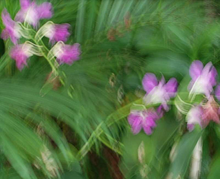
%> input picture deblurring_l0_v0/flower1.bmp, 220 x 179 px, shrunk from 401 x 326 before the run
$ octave demo_l0_single.m   (GNU Octave 9; MATLAB toolbox functions it lacks are replaced by stand-ins)
%> lines starting %> are read from the running program, lines starting %| are printed output that depends on the picture
### deblurring_l0/preparedata.m
function [B_org,B] = preparedata(img_name)

B_org = imread(img_name);
%> B_org is the input picture: size 179x220x3 uint8; mean R, G, B 89.2, 115, 72.5


if size(B_org,3)==3
    B = rgb2gray(B_org);
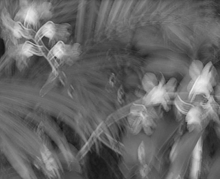
%> B: size 179x220 uint8; min 18, max 238, mean 102.4
    B = double(B)/255;
%> B: size 179x220 double
else
    B = double(B_org)/255;
end

end

### deblurring_l0_v0/initial_weights.m
function lambda_scale = initial_weights(B)
%input:
% B: blurry images, in [0,255]
%output:
% Ms: mask for smooth region

if max(B(:)) < 2
    B = B*255;
end

threshold = 1;

n = size(B,3);
%> n = 1
fsize = 5;
gfilter = fspecial('gaussian',[fsize,fsize],sqrt(2));
Bx = zeros(size(B));
By = zeros(size(B));
for ii = 1:n
    % denoise using Gaussian filter
    B(:,:,ii) = imfilter(B(:,:,ii),gfilter,'same', 'replicate');
    Bx(:,:,ii) = imfilter(B(:,:,ii), [0 -1 1], 'same', 'replicate');
    By(:,:,ii) = imfilter(B(:,:,ii), [0;-1;1], 'same', 'replicate');
end
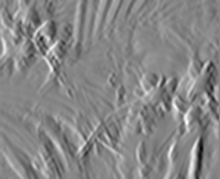
%> Bx: size 179x220 double; min -32.51, max 28.94, mean 0; drawn with min black and max white
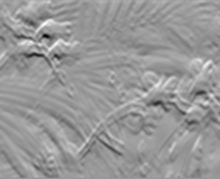
%> By: size 179x220 double; min -37.42, max 25.05, mean -0.1; drawn with min black and max white
% compute gradient
G = sqrt(Bx.^2+By.^2);
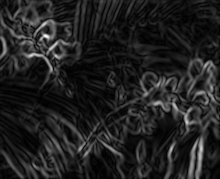
%> G: size 179x220 double; min 0, max 39.46, mean 5.1; drawn with min black and max white
G = min(G,[],3);

lambda_scale = sum(G(:)<=threshold)/numel(G); %min_lambda
%> lambda_scale = 0.0802

end

### deblurring_l0_v0/kernel_initialize_mul.m
function K = kernel_initialize_mul(ks,n,kernel_type)
%output:
% K is ks X ks kernel
if ~exist('kernel_type','var')
    kernel_type = 'ver';
end
if ~exist('ks','var')
    ks = [3,3];
end
K = zeros([ks,n]);
hks = floor(ks/2);
switch kernel_type
    case 'ver' %vertical
        K(hks(1)+1:hks(1)+2,hks(2)+1,:) = 1;
    case 'hor' %horizontal
        K(hks(1)+1,hks(2)+1:hks(2)+2,:) = 1;
    case 'uniform'
        K(:) = 1;
    case 'delta'
        K(hks(1)+1,hks(2)+1,:) = 1;
end% switch
sumK = sum(reshape(K,size(K,1)*size(K,2),[]),1);
K = K./reshape(repmat(sumK,size(K,1)*size(K,2),1),[size(K,1),size(K,2),n]);% normalize

end

### deblurring_l0/L0Restoration_mul.m
function S = L0Restoration_mul(Im, kernel, lambda)

%%
% Image restoration with L0 prior
% The objective function:
% S^* = argmin ||I*k - B||^2 + lambda |\nabla I|_0
%% Input:
% @Im: Blurred image
% @kernel: blur kernel
% @lambda: weight for the L0 prior
% @kappa: Update ratio in the ADM
%% Output:
% @S: Latent image
%
% The Code is created based on the method described in the following paper
%   [1] Jinshan Pan, Zhe Hu, Zhixun Su, and Ming-Hsuan Yang,
%        Deblurring Text Images via L0-Regularized Intensity and Gradient
%        Prior, CVPR, 2014.
%   [2] Li Xu, Cewu Lu, Yi Xu, and Jiaya Jia. Image smoothing via l0 gradient minimization.
%        ACM Trans. Graph., 30(6):174, 2011.
%
%   Author: Jinshan Pan (sdluran@gmail.com)
%   Date  : 05/18/2014

if ~exist('kappa','var')
    kappa = 2.0;
end
%% pad image
H = size(Im,1);    W = size(Im,2);
Im = wrap_boundary_liu(Im, opt_fft_size([H W]+size(kernel)-1));
%%
S = Im;
betamax = 1e5;
fx = [1, -1];
fy = [1; -1];
[N,M,D] = size(Im);
sizeI2D = [N,M];
otfFx = psf2otf(fx,sizeI2D);
otfFy = psf2otf(fy,sizeI2D);
%%
KER = psf2otf(kernel,sizeI2D);
Den_KER = abs(KER).^2;
%%
Denormin2 = abs(otfFx).^2 + abs(otfFy ).^2;
if D>1
    Denormin2 = repmat(Denormin2,[1,1,D]);
    KER = repmat(KER,[1,1,D]);
    Den_KER = repmat(Den_KER,[1,1,D]);
end
Normin1 = conj(KER).*fft2(S);
%%
beta = 2*lambda;
while beta < betamax
    Denormin   = Den_KER + beta*Denormin2;
    h = [diff(S,1,2), S(:,1,:) - S(:,end,:)];
    v = [diff(S,1,1); S(1,:,:) - S(end,:,:)];
    if D==1
        t = (h.^2+v.^2)<lambda/beta;
    else
        t = sum((h.^2+v.^2),3)<lambda/beta;
        t = repmat(t,[1,1,D]);
    end
    h(t)=0; v(t)=0;
    Normin2 = [h(:,end,:) - h(:, 1,:), -diff(h,1,2)];
    Normin2 = Normin2 + [v(end,:,:) - v(1, :,:); -diff(v,1,1)];
    FS = (Normin1 + beta*fft2(Normin2))./Denormin;
    S = real(ifft2(FS));
    beta = beta*kappa;
end
S = S(1:H, 1:W, :);
end

### 15_robust_sparsity_priors_xinxin/cho_code/opt_fft_size.m
function m = opt_fft_size(n)
% opt_fft_size.m
%
%   compute an optimal data length for Fourier transforms
%
%     written by Sunghyun Cho (sodomau@postech.ac.kr)
%
persistent opt_fft_size_LUT;

LUT_size = 4096;

if isempty(opt_fft_size_LUT)
    fprintf('generate opt_fft_size_LUT\n');
    opt_fft_size_LUT = zeros(LUT_size,1);

    e2 = 1;
    while e2 <= LUT_size
        e3 = e2;
        while e3 <= LUT_size
            e5 = e3;
            while e5 <= LUT_size
                e7 = e5;
                while e7 <= LUT_size
                    if e7 <= LUT_size
                        opt_fft_size_LUT(e7) = e7;
                    end
                    if e7*11 <= LUT_size
                        opt_fft_size_LUT(e7*11) = e7*11;
                    end
                    if e7*13 <= LUT_size
                        opt_fft_size_LUT(e7*13) = e7*13;
                    end
                    e7 = e7 * 7;
                end
                e5 = e5 * 5;
            end
            e3 = e3 * 3;
        end
        e2 = e2 * 2;
    end

    nn = 0;
    for i=LUT_size:-1:1
        if opt_fft_size_LUT(i) ~= 0
            nn = i;
        else
            opt_fft_size_LUT(i) = nn;
        end
    end
end

m = zeros(size(n));
for c = 1:numel(n)
    nn = n(c);
    if nn <= LUT_size
        m(c) = opt_fft_size_LUT(nn);
    else
        m(c) = -1;
    end
end

### 15_robust_sparsity_priors_xinxin/cho_code/wrap_boundary_liu.m
function ret = wrap_boundary_liu(img, img_size)
% wrap_boundary_liu.m
%
%   pad image boundaries such that image boundaries are circularly smooth
%
%     written by Sunghyun Cho (sodomau@postech.ac.kr)
%
% This is a variant of the method below:
%   Reducing boundary artifacts in image deconvolution
%     Renting Liu, Jiaya Jia
%     ICIP 2008
%
    [H, W, Ch] = size(img);
    H_w = img_size(1) - H;
    W_w = img_size(2) - W;

    ret = zeros(img_size(1), img_size(2), Ch);
    for ch = 1:Ch
        alpha = 1;
        HG = img(:,:,ch);

        r_A = zeros(alpha*2+H_w, W);
        r_A(1:alpha, :) = HG(end-alpha+1:end, :);
        r_A(end-alpha+1:end, :) = HG(1:alpha, :);
        a = ((1:H_w)-1)/(H_w-1);
        r_A(alpha+1:end-alpha, 1) = (1-a)*r_A(alpha,1) + a*r_A(end-alpha+1,1);
        r_A(alpha+1:end-alpha, end) = (1-a)*r_A(alpha,end) + a*r_A(end-alpha+1,end);

        A2 = solve_min_laplacian(r_A(alpha:end-alpha+1,:));
        r_A(alpha:end-alpha+1,:) = A2;
        A = r_A;

        r_B = zeros(H, alpha*2+W_w);
        r_B(:, 1:alpha) = HG(:, end-alpha+1:end);
        r_B(:, end-alpha+1:end) = HG(:, 1:alpha);
        a = ((1:W_w)-1)/(W_w-1);
        r_B(1, alpha+1:end-alpha) = (1-a)*r_B(1,alpha) + a*r_B(1,end-alpha+1);
        r_B(end, alpha+1:end-alpha) = (1-a)*r_B(end,alpha) + a*r_B(end,end-alpha+1);

        B2 = solve_min_laplacian(r_B(:, alpha:end-alpha+1));
        r_B(:,alpha:end-alpha+1,:) = B2;
        B = r_B;

        r_C = zeros(alpha*2+H_w, alpha*2+W_w);
        r_C(1:alpha, :) = B(end-alpha+1:end, :);
        r_C(end-alpha+1:end, :) = B(1:alpha, :);
        r_C(:, 1:alpha) = A(:, end-alpha+1:end);
        r_C(:, end-alpha+1:end) = A(:, 1:alpha);

        C2 = solve_min_laplacian(r_C(alpha:end-alpha+1, alpha:end-alpha+1));
        r_C(alpha:end-alpha+1, alpha:end-alpha+1) = C2;
        C = r_C;

        A = A(alpha:end-alpha-1, :);
        B = B(:, alpha+1:end-alpha);
        C = C(alpha+1:end-alpha, alpha+1:end-alpha);

        ret(:,:,ch) = [img(:,:,ch) B; A C];
    end

end


% [41 lines left out: function solve_min_laplacian, not called in this run]

### deblurring_l0_v0/estimate_psf_gradient_mul.m
function [psf,opts] = estimate_psf_gradient_mul(B,L,opts,psf_old)
% The objective function:
% psf^* = argmin ||Lx*k - Bx||^2 +||Ly*k - By||^2+ weight |K|^2
psf_size = size(psf_old);
weight = opts.gamma;
% These values can be pre-computed at the beginning of each level
% FBx,FBy
dx = [-1 1; 0 0];
dy = [-1 0; 1 0];
Lx = conv2(L,dx,'valid');
Ly = conv2(L,dy,'valid');
%[Lx,Ly,opts.grad_threshold]= threshold_pxpy_v1(L,max(psf_size(1:2)),threshold);
FLx = fft2(Lx);
FLy = fft2(Ly);
psf = zeros(psf_size);
for ii = 1:size(B,3)
    Bx = conv2(B(:,:,ii),dx,'valid');
    By = conv2(B(:,:,ii),dy,'valid');
    FBx = fft2(Bx);
    FBy = fft2(By);
    psf(:,:,ii) = estimate_psf(FBx,FBy,FLx,FLy,weight,psf_size(1:2));
end%ii

end%function

% [25 lines left out: functions estimate_psf, compute_Ax, not called in this run]

### deblurring_l0_v0/estimate_kernel_single.m
function [K,L,opts] = estimate_kernel_single(B,K,opts)
% derivative filters
B = double(B);
if max(B(:)) > 2
    B = B/255;
end
for iter = 1:opts.xk_iter
   %% get latent image
   L = L0Restoration_mul(B,K,opts.lambda);
   %% get kernel
   [K,opts] = estimate_psf_gradient_mul(B,L,opts,K);
    if opts.verbose
        figure(1000),subplot(1,2,1),imshow(mat2gray(K(:,:,1))),
        subplot(1,2,2),imshow(mat2gray(K(:,:,2)));
        figure(2000),imshow(mat2gray(L));
        title(sprintf('iter=%d',iter));
        pause(0.01);
    end
    % update lambda
    if mod(iter,opts.iter_step) == 0
        opts.lambda = max(opts.min_lambda,opts.lambda/1.1);
    end%if
end%iter

end

### deblurring_l0_v0/demo_l0_single.m
clear,clc,close all hidden;
addpath('cho_code');
%% get input
%img_name_set = {'stone1_crop.png', 'stone2_crop.png'};
%img_name_set = {'book1.png', 'book3.png'};%,'book3.png'};
% img_name_set = {'stone1.png', 'stone2.png'};
img_name_set = {'flower1.bmp', 'flower2.bmp'};% image name
% img_name_set = {'62_1_blurred.png','62_2_blurred.png'};
[B_org,B] = preparedata(img_name_set);
%B = get_levin_data();
ksz = [25,25];% kernel size for each image
%% estimate kernel
%input: B in [0,1]
opts.lambda = 2e-2;% weight for L0
opts.min_lambda = 0;
opts.xk_iter = 60;
opts.iter_step = 1;

opts.verbose = 1;% visualize
opts.k_threshold = 1/20;
opts.gamma = 1;% weight for kernel
opts.gamma_correct = 1;
%%
if opts.gamma_correct ~= 1
    B = B.^opts.gamma_correct;
end

lambda_scale = initial_weights(B);
%> lambda_scale = 0.0802
opts.lambda = opts.lambda*lambda_scale;
%> opts.lambda = 0.0016
opts.min_lambda = opts.min_lambda*lambda_scale;
%> opts.min_lambda = 0


K = kernel_initialize_mul(ksz,size(B,3));
[K,L,opts] = estimate_kernel_single(B,K,opts);
%> the loop in estimate_kernel_single, `for iter = 1:opts.xk_iter` made 1 pass
%| generate opt_fft_size_LUT
%> pass 1, in L0Restoration_mul, `Im = wrap_boundary_liu(Im, opt_fft_size([H W]+size(kernel)-1));`:
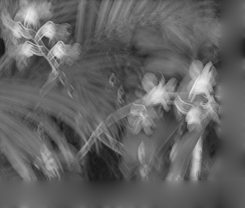
%> Im: size 208x245 double; min 0.0706, max 0.933, mean 0.388
%> pass 1, in L0Restoration_mul, `Den_KER = abs(KER).^2;`:
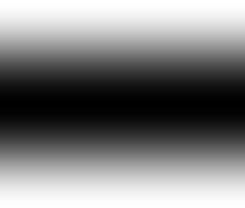
%> Den_KER: size 208x245 double; min 0, max 1, mean 0.5
%> pass 1, in L0Restoration_mul, `Denormin2 = abs(otfFx).^2 + abs(otfFy ).^2;`:
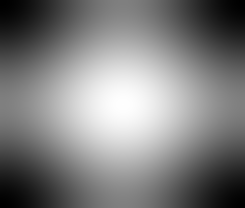
%> Denormin2: size 208x245 double; min 0, max 8, mean 4; drawn with min black and max white
%> the run ends on the next line

$ run again, with deblurring_l0_v0/book1.png saved as deblurring_l0_v0/flower1.bmp
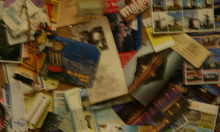
%> input picture deblurring_l0_v0/book1.png, 220 x 132 px, shrunk from 1800 x 1080 before the run
%> in preparedata, B_org is the input picture: size 132x220x3 uint8; mean R, G, B 97.3, 78.6, 46.1
%> in initial_weights, `G = sqrt(Bx.^2+By.^2);`:
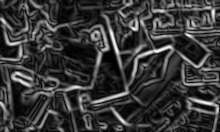
%> G: size 132x220 double; min 0, max 36.04, mean 8; drawn with min black and max white
%> in initial_weights, `lambda_scale = sum(G(:)<=threshold)/numel(G);`: lambda_scale = 0.0495
%> opts.lambda = 0.00099
%> opts.min_lambda = 0
%> the loop in estimate_kernel_single, `for iter = 1:opts.xk_iter` made 1 pass
%> (printed output is left out)
%> pass 1, in L0Restoration_mul, `Im = wrap_boundary_liu(Im, opt_fft_size([H W]+size(kernel)-1));`:
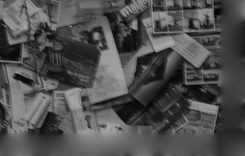
%> Im: size 156x245 double; min 0.0118, max 0.722, mean 0.311
